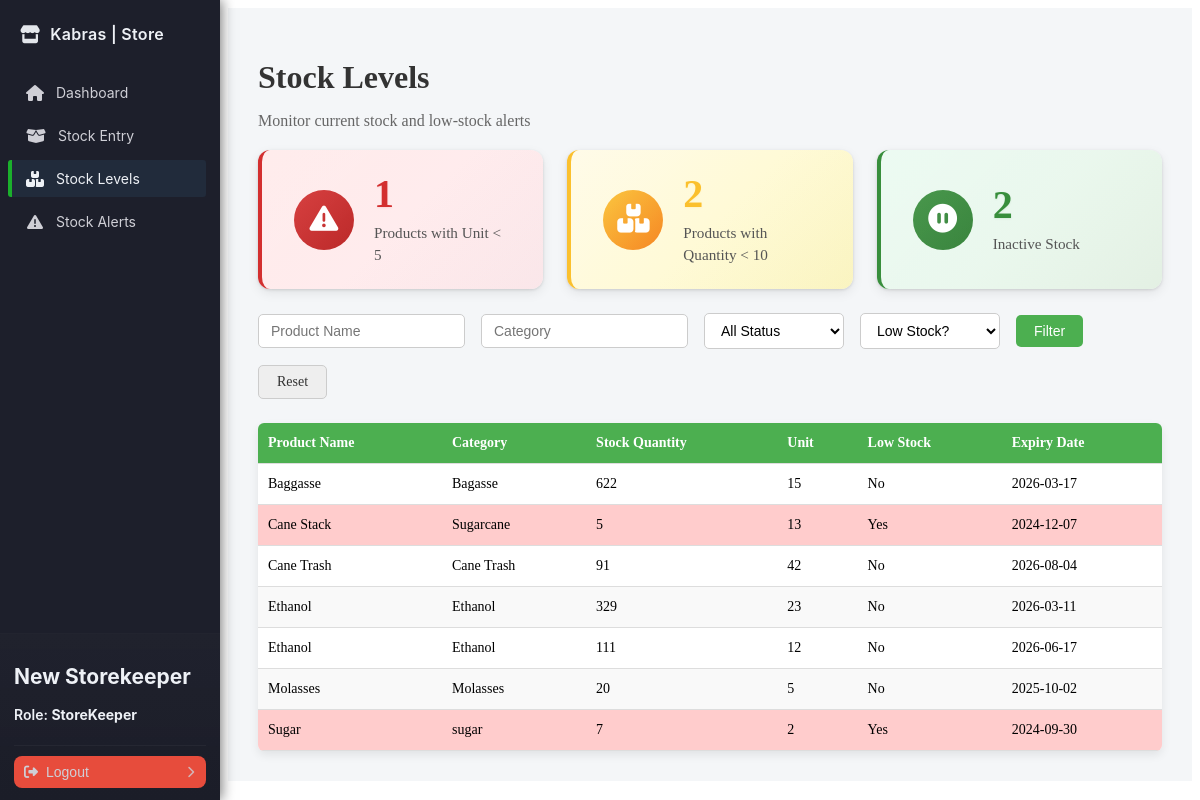
Page /storekeeper/stock_levels.php (signed in) on the earlier database version.
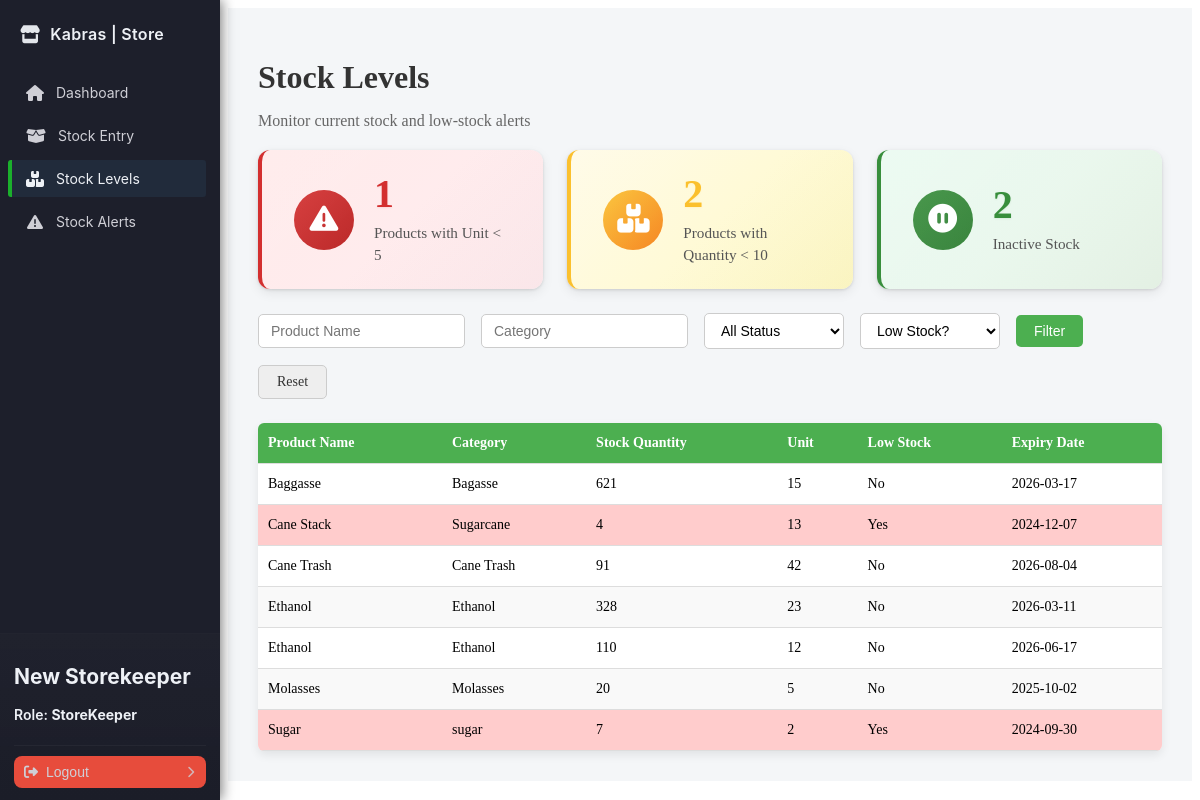
Same page on the later database version.
### tables this page shows
CREATE TABLE `products` (
  `id` int NOT NULL AUTO_INCREMENT,
  `name` varchar(100) NOT NULL,
  `category` varchar(50) DEFAULT NULL,
  `description` text,
  `price` decimal(10,2) NOT NULL,
  `stock_quantity` int DEFAULT '0',
  `unit` varchar(20) DEFAULT NULL,
  `batch_number` varchar(50) DEFAULT NULL,
  `expiry_date` date DEFAULT NULL,
  `production_date` date DEFAULT NULL,
  `supplier` varchar(100) DEFAULT NULL,
  `status` varchar(20) DEFAULT 'active',
  `created_by` int DEFAULT NULL,
  `created_at` timestamp NULL DEFAULT CURRENT_TIMESTAMP,
  `updated_at` timestamp NULL DEFAULT CURRENT_TIMESTAMP ON UPDATE CURRENT_TIMESTAMP,
  PRIMARY KEY (`id`),
  KEY `created_by` (`created_by`),
  CONSTRAINT `products_ibfk_1` FOREIGN KEY (`created_by`) REFERENCES `users` (`id`)
);

### config/database.php (called while the page is built, shortened)
<?php
class Database
{
    private $host = 'localhost';
    private $db   = 'kabras_store';
    private $user = 'root';
    private $pass = 'Hunter42.';
    private $charset = 'utf8mb4';
    public function connect()
    {
        $dsn = "mysql:host={$this->host};dbname={$this->db};charset={$this->charset}";
        try {
            $this->pdo = new PDO($dsn, $this->user, $this->pass, [
                PDO::ATTR_ERRMODE => PDO::ERRMODE_EXCEPTION,
                PDO::ATTR_DEFAULT_FETCH_MODE => PDO::FETCH_ASSOC,
            ]);
            return $this->pdo;
        } catch (PDOException $e) {
            die('Database connection failed: ' . $e->getMessage());
        }
    }
}

### handlers/ProductHandler.php (called while the page is built, shortened)
<?php
require_once __DIR__ . '/../config/database.php';
class ProductHandler
{
    private $db;
    public function __construct()
    {
        $this->db = (new Database())->connect();
    }
    public function getProductsStock($lowStockThreshold = 10)
    {
        $stmt = $this->db->prepare("SELECT *,
        CASE WHEN stock_quantity <= :threshold THEN 1 ELSE 0 END AS low_stock
        FROM products
        ORDER BY name ASC");
        $stmt->execute([':threshold' => $lowStockThreshold]);
        return $stmt->fetchAll(PDO::FETCH_ASSOC);
    }
}

### storekeeper/stock_levels.php (the view, shortened to what the changed rows need)
<?php
require_once '../handlers/AuthHandler.php';
require_once '../handlers/ProductHandler.php';
$productHandler = new ProductHandler();
$products = $productHandler->getProductsStock(10);
?>
<!DOCTYPE html>
<html lang="en">
<head>
    <link rel="stylesheet" href="../assets/css/stock_level.css">
    <link rel="stylesheet" href="../assets/css/sidebar.css">
    <link rel="stylesheet" href="https://cdn.jsdelivr.net/npm/@fortawesome/fontawesome-free@6.4.0/css/all.min.css">
</head>
<body>
    <?php include '../includes/sidebar.php'; ?>
    <main class="main-content">
        <h1>Stock Levels</h1>
        <?php
        $lowUnitCount = 0;
        $lowQuantityCount = 0;
        $inactiveCount = 0;
        foreach ($products as $product) {
            if (is_numeric($product['unit']) && $product['unit'] < 5) {
                $lowUnitCount++;
            }
            if (is_numeric($product['stock_quantity']) && $product['stock_quantity'] < 10) {
                $lowQuantityCount++;
            }
            if (isset($product['status']) && strtolower($product['status']) === 'inactive') {
                $inactiveCount++;
            }
        }
        ?>
        <div class="stats-container">
            <div class="stat-card low-unit stat-card-with-icon">
                <div class="stat-content">
                    <h2><?php echo $lowUnitCount; ?></h2>
                </div>
            </div>
            <div class="stat-card low-quantity stat-card-with-icon">
                <div class="stat-content">
                    <h2><?php echo $lowQuantityCount; ?></h2>
                </div>
            </div>
            <div class="stat-card inactive-stock stat-card-with-icon">
                <div class="stat-content">
                    <h2><?php echo $inactiveCount; ?></h2>
                </div>
            </div>
        </div>
        <?php
        $filteredProducts = $products;
        ?>
        <table>
            <thead>
                <tr>
                    <th>Product Name</th>
                    <th>Category</th>
                    <th>Stock Quantity</th>
                    <th>Unit</th>
                    <th>Low Stock</th>
                    <th>Expiry Date</th>
                </tr>
            </thead>
            <tbody>
                <?php foreach ($filteredProducts as $product): ?>
                    <tr class="<?php echo $product['low_stock'] ? 'low-stock' : ''; ?>">
                        <td><?php echo htmlspecialchars($product['name']); ?></td>
                        <td><?php echo htmlspecialchars($product['category']); ?></td>
                        <td><?php echo $product['stock_quantity']; ?></td>
                        <td><?php echo htmlspecialchars($product['unit']); ?></td>
                        <td><?php echo $product['low_stock'] ? 'Yes' : 'No'; ?></td>
                        <td><?php echo $product['expiry_date'] ? date('Y-m-d', strtotime($product['expiry_date'])) : ''; ?>
                        </td>
                    </tr>
                <?php endforeach; ?>
            </tbody>
        </table>
    </main>
</body>
</html>

Differences in the rows shown:
changed products "Baggasse": stock_quantity "622" → "621"
changed products "Cane Stack": stock_quantity "5" → "4"
changed products (number 4 of 7 on the later page): stock_quantity "329" → "328"
changed products (number 5 of 7 on the later page): stock_quantity "111" → "110"
